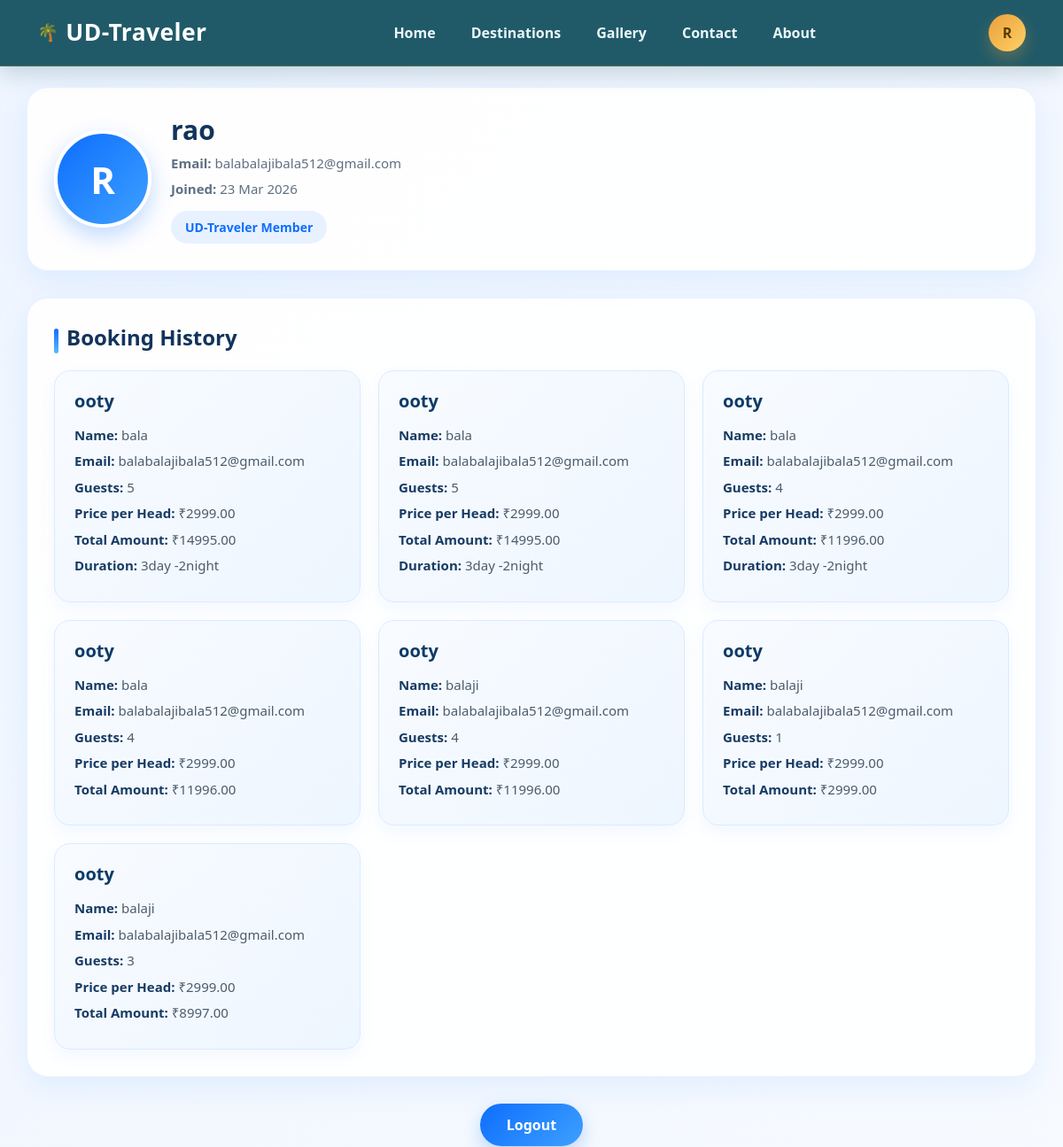
The app's page /profile/ (signed in, upper part), older data.
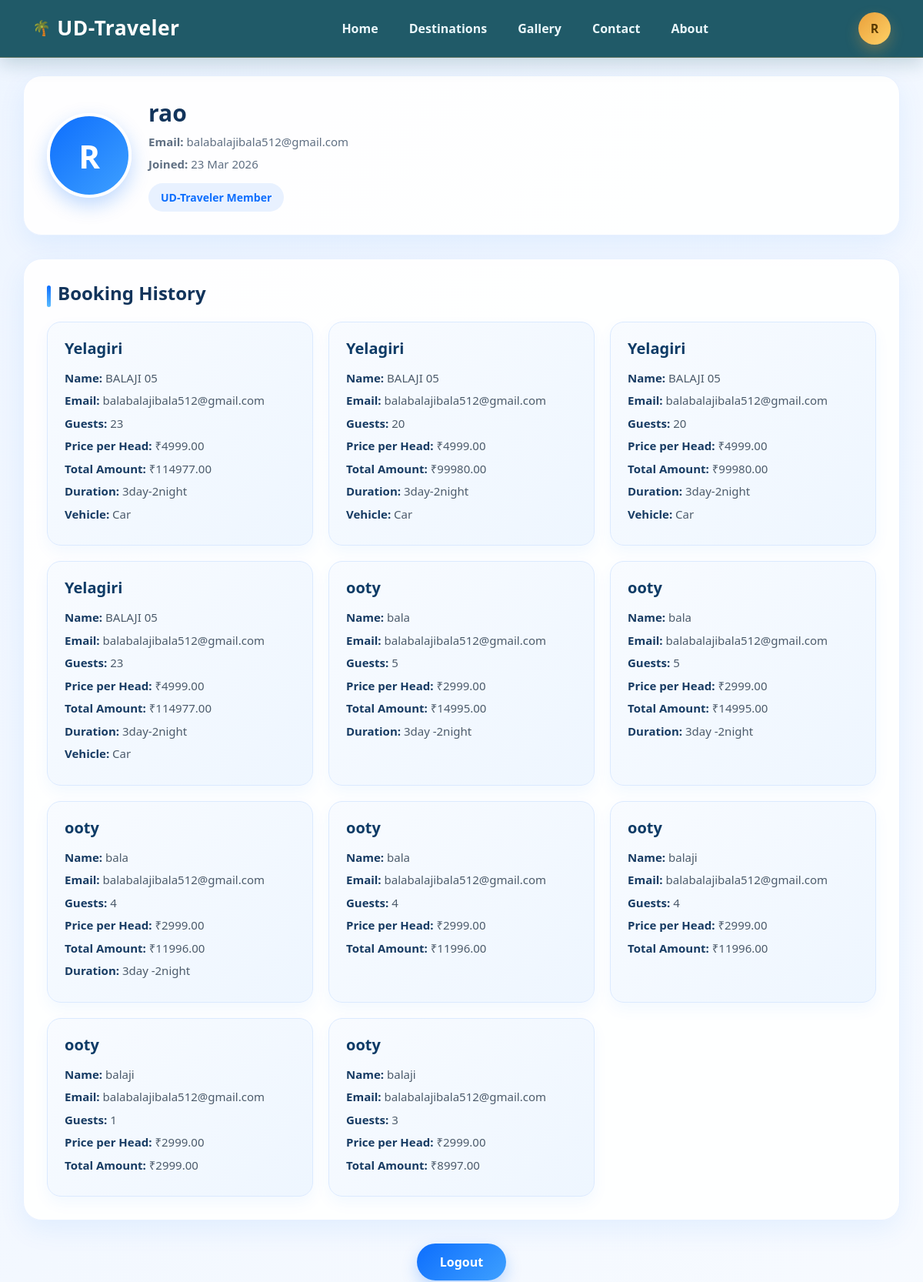
The same page, newer data.
### app/models.py (models this page shows, shortened)
class Booking(models.Model):
    user = models.ForeignKey(User, on_delete=models.CASCADE, null=True, blank=True)
    name = models.CharField(max_length=100)
    email = models.EmailField()
    destination = models.CharField(max_length=200)
    duration = models.CharField(max_length=100, null=True, blank=True)
    vehicle_type = models.CharField(max_length=50, null=True, blank=True)
    price_per_head = models.DecimalField(max_digits=10, decimal_places=2)
    guests = models.IntegerField()
    total_amount = models.DecimalField(max_digits=10, decimal_places=2)

### app/views.py (the view)
# urls.py: path('profile/', views.profile, name='profile'),
@login_required
def profile(request):
    user = request.user
    bookings = Booking.objects.filter(email=user.email).order_by('-id')
    first_letter = user.username[0].upper() if user.username else "U"
    return render(request, 'profile.html', {
        'bookings': bookings,
        'first_letter': first_letter,
    })

### app/templates/profile.html (shortened to what this page needs)
{% extends 'main.html' %}
{% block content %}
{% include 'hf/nav2.html' %}
<div class="container profile-page mt-5">
    <div class="profile-card">
        <div class="profile-top">
            <div class="profile-left">
                <div class="profile-avatar">
                    {{ first_letter }}
                </div>
                <div class="profile-info">
                    <h3>{{ user.username }}</h3>
                    <p><strong>Email:</strong> {{ user.email }}</p>
                    <p><strong>Joined:</strong> {{ user.date_joined|date:"d M Y" }}</p>
                    <span class="profile-badge">UD-Traveler Member</span>
                </div>
            </div>
        </div>
    </div>
    <div class="profile-card">
        <h4 class="section-title">Booking History</h4>
        {% if bookings %}
            <div class="booking-grid">
                {% for booking in bookings %}
                <div class="booking-card">
                    <h5>{{ booking.destination }}</h5>
                    <p><strong>Name:</strong> {{ booking.name }}</p>
                    <p><strong>Email:</strong> {{ booking.email }}</p>
                    <p><strong>Guests:</strong> {{ booking.guests }}</p>
                    <p><strong>Price per Head:</strong> ₹{{ booking.price_per_head }}</p>
                    <p><strong>Total Amount:</strong> ₹{{ booking.total_amount }}</p>
                    {% if booking.duration %}
                    <p><strong>Duration:</strong> {{ booking.duration }}</p>
                    {% endif %}
                    {% if booking.vehicle_type %}
                    <p><strong>Vehicle:</strong> {{ booking.vehicle_type }}</p>
                    {% endif %}
                </div>
                {% endfor %}
            </div>
        {% else %}
            <div class="empty-box">
                No booking history found.
            </div>
        {% endif %}
    </div>
    <div class="logout-wrap">
        <form method="post" action="{% url 'logout' %}">
            <button type="submit" class="logout-btn">
                Logout
            </button>
        </form>
    </div>
</div>
{% endblock %}

Row changes from the older to the newer data that the page shows:
added Booking: destination "Yelagiri", name "BALAJI 05", email "balabalajibala512@gmail.com", guests "23", price_per_head "4999.00", total_amount "114977.00", duration "3day-2night", vehicle_type "Car"
added Booking: destination "Yelagiri", name "BALAJI 05", email "balabalajibala512@gmail.com", guests "20", price_per_head "4999.00", total_amount "99980.00", duration "3day-2night", vehicle_type "Car"
added Booking: destination "Yelagiri", name "BALAJI 05", email "balabalajibala512@gmail.com", guests "20", price_per_head "4999.00", total_amount "99980.00", duration "3day-2night", vehicle_type "Car"
added Booking: destination "Yelagiri", name "BALAJI 05", email "balabalajibala512@gmail.com", guests "23", price_per_head "4999.00", total_amount "114977.00", duration "3day-2night", vehicle_type "Car"
